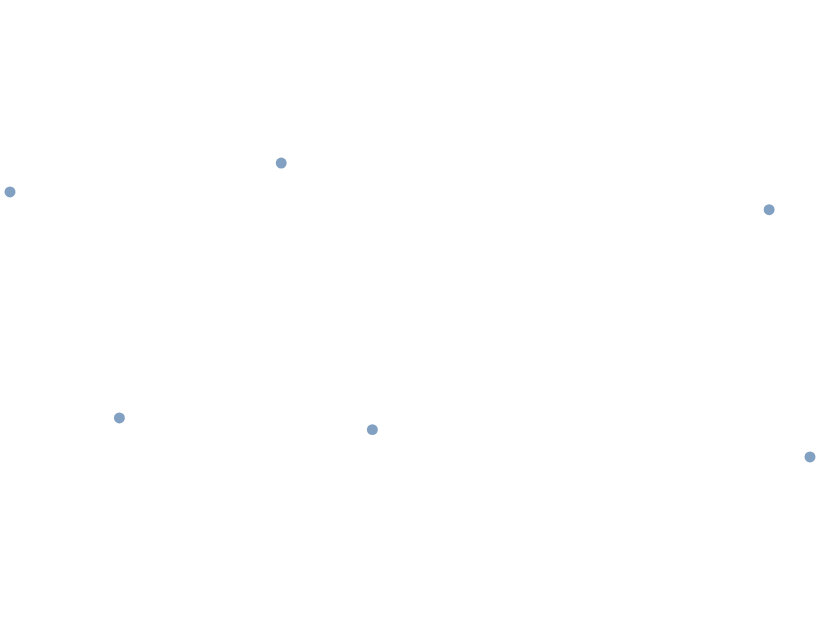

Write the Vega-Lite specification saved for this chart.
### Vega-Lite specification from a JSON file in a GitHub repository (floating-point values rounded to 4 significant figures)
{"$schema": "https://vega.github.io/schema/vega-lite/v6.json", "padding": 5, "autosize": "none", "width": 400, "height": 300, "data": {"values": [{"lon": -74, "lat": 40.7, "n": 8}, {"lon": 2.35, "lat": 48.85, "n": 5}, {"lon": 139.7, "lat": 35.7, "n": 9}, {"lon": 151.2, "lat": -33.9, "n": 3}, {"lon": -43.2, "lat": -22.9, "n": 6}, {"lon": 28, "lat": -26.2, "n": 2}]}, "projection": {"type": "equirectangular"}, "mark": "circle", "encoding": {"longitude": {"field": "lon", "type": "quantitative"}, "latitude": {"field": "lat", "type": "quantitative"}}}
